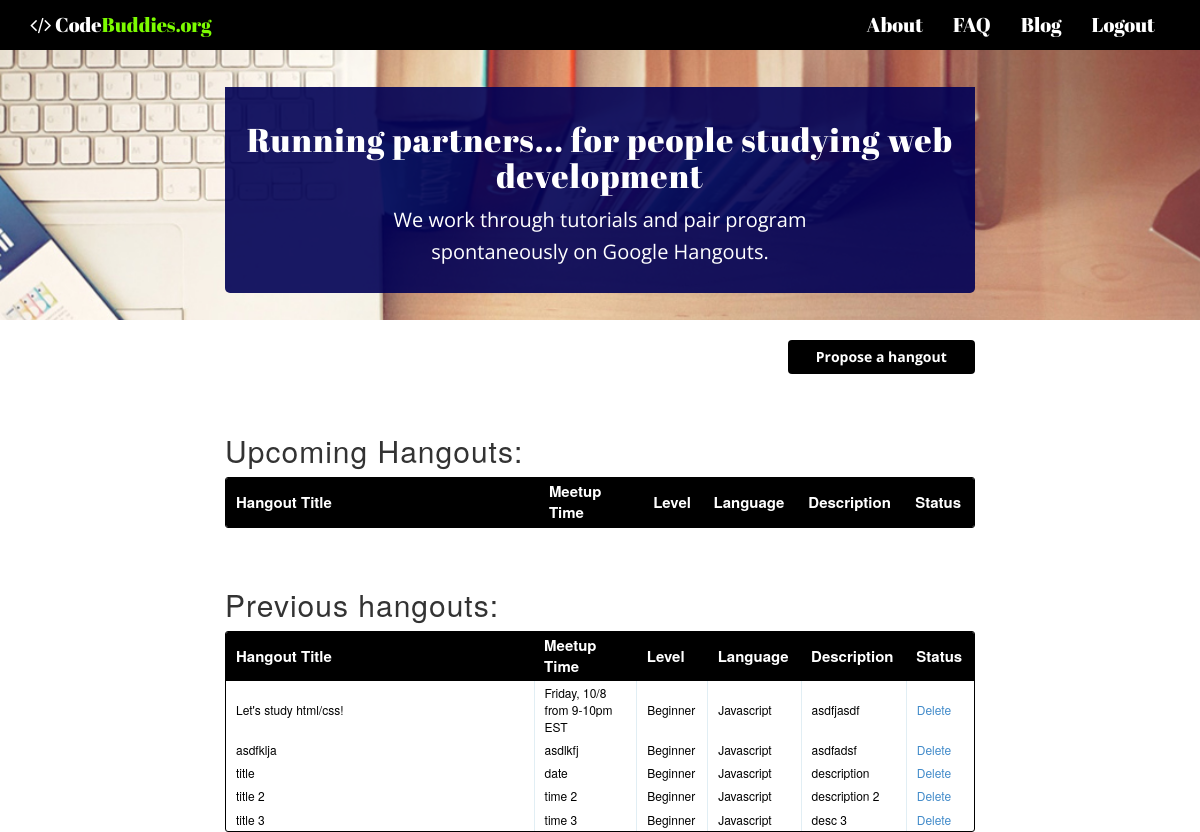
Page /hangout/ (signed in) on the earlier database version.
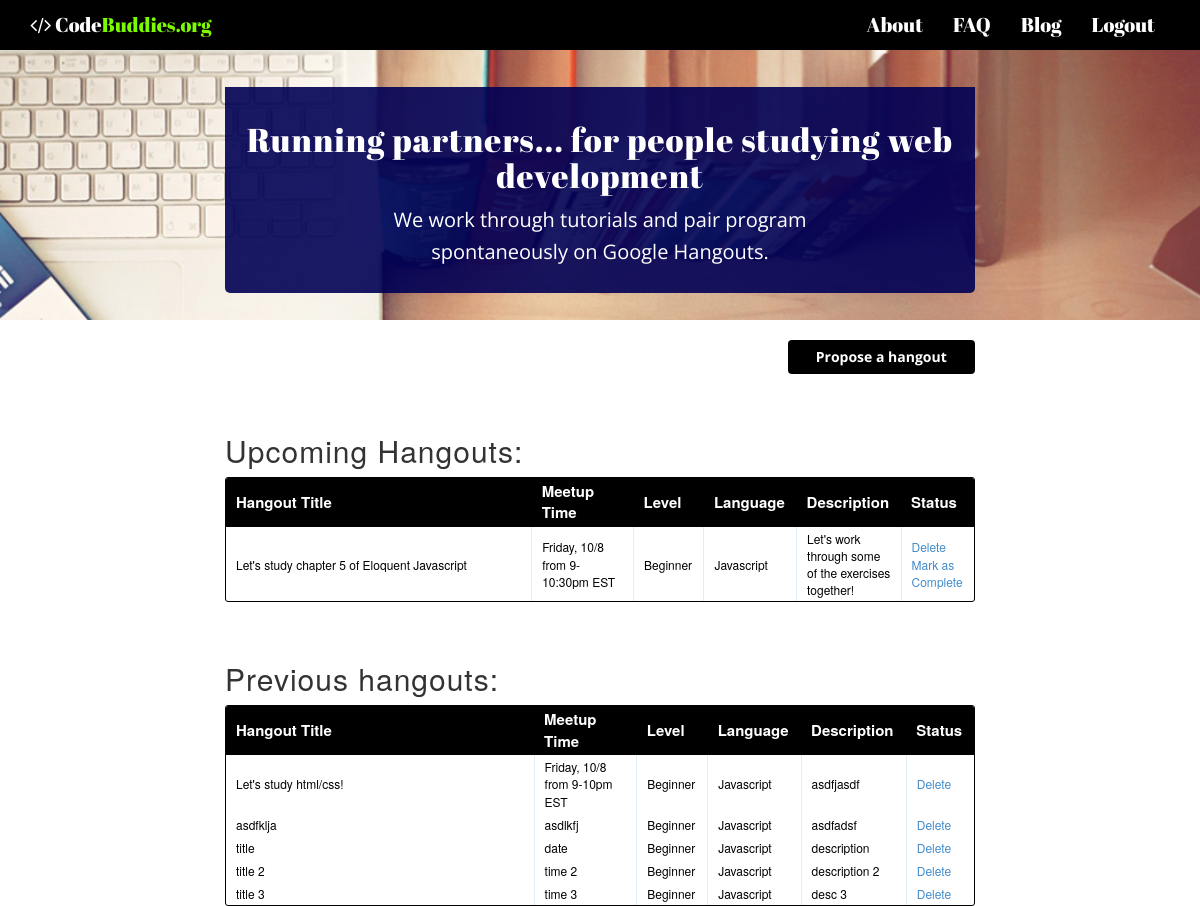
Same page on the later database version.
### tables this page shows
CREATE TABLE hangout( hangout_id INTEGER PRIMARY KEY
		AUTOINCREMENT,
		title TEXT NOT NULL, level TEXT NOT NULL, language TEXT NOT NULL, hangout_date DATE NOT NULL, description TEXT NOT NULL, status INTEGER NOT NULL);

### views.py (the view)
@app.route('/hangout/')
@login_required
def hangout():
	g.db = connect_db()
	cur = g.db.execute(
		'select title, level, language, hangout_date, description, hangout_id from hangout where status=1')
	upcoming_hangouts = [dict(title=row[0], level=row[1],
		language=row[2], hangout_date=row[3], description=row[4], hangout_id=row[5]) for row in cur.fetchall()]
	cur = g.db.execute(
		'select title, hangout_date, level, language, description, hangout_id from hangout where status=0')
	previous_hangouts = [collections.OrderedDict(title=row[0], hangout_date=row[1],
		level=row[2], language=row[3], description=row[4], hangout_id=row[5]) for row in cur.fetchall()]
	g.db.close()
	return render_template(
		'tasks.html',
		form = ProposeNewHangout(request.form),
		open_tasks=upcoming_hangouts,
		closed_tasks=previous_hangouts
	)

### views.py (called while the page is built)
def connect_db():
	return sqlite3.connect(app.config['DATABASE'])

def login_required(test):
	@wraps(test)
	def wrap(*args, **kwargs):
		if 'logged_in' in session:
			return test(*args, **kwargs)
		else:
			flash('You need to login first.')
			return redirect(url_for('login'))
	return wrap

### templates/tasks.html (shortened to what this page needs)
{% extends "template.html" %}
{% block content %}
	<div>
	<a class="btn button propose" data-toggles=".toggleForm">Propose a hangout</a>
<div class="entries">
	<br />
	<br />
<h2>Upcoming Hangouts:</h2>
<div class="datagrid">
	<table>
		<thead>
			<tr>
				<th width="300px"><strong>Hangout Title</strong></th>
				<th width="100px"><strong>Meetup Time</strong></th>
				<th width="50px"><strong>Level</strong></th>
				<th width="50px"><strong>Language</strong></th>
				<th width="50px"><strong>Description</strong></th>
				<th width="50px"><strong>Status</strong></th>
			</tr>
		</thead>
	{% for o in open_tasks %}
	<tr>
		<td width="300px">{{ o.title }} </td>
		<td width="100px">{{ o.hangout_date }}</td>
		<td width="50px">{{ o.level }}</td>
		<td width="50px">{{ o.language }}</td>
		<td width="50px">{{ o.description }}</td>
	<td>
		<a href="{{ url_for('delete_entry', hangout_id = o.hangout_id) }}">Delete</a>
		<a href="{{ url_for('complete', hangout_id = o.hangout_id)}}">Mark as Complete</a>
	</td>
</tr>
{% endfor %}
</table>
</div>
<br >
<br >
</div>
<div class="entries">
	<h2>Previous hangouts:</h2>
	<div class="datagrid">
		<table>
			<thead>
				<tr>
					<th width="300px"><strong>Hangout Title</strong></th>
					<th width="100px"><strong>Meetup Time</strong></th>
					<th width="50px"><strong>Level</strong></th>
					<th width="50px"><strong>Language</strong></th>
					<th width="50px"><strong>Description</strong></th>
					<th width="50px"><strong>Status</strong></th>
				</tr>
			</thead>
		{% for c in closed_tasks %}
		<tr>
			<td width="300px"> {{ c.title }}</td>
				<td width="100px">{{ c.hangout_date }}</td>
		<td width="50px">{{ c.level }}</td>
		<td width="50px">{{ c.language }}</td>
		<td width="50px">{{ c.description }}</td>
		<td>
			<a href="{{ url_for('delete_entry', hangout_id = c.hangout_id) }}">Delete</a>
		</td>
	</tr>
{% endfor %}
</table>
</div>
</div>
</div>
{% endblock %}

### templates/template.html (shortened to what this page needs)
<!DOCTYPE html>
<html>
	<head>
		<link rel="stylesheet" href="{{ url_for('static', filename='css/styles.css') }}">
		<link rel="stylesheet" href="{{ url_for('static', filename='css/bootstrap.min.css') }}">
		 <link href="http://maxcdn.bootstrapcdn.com/font-awesome/4.1.0/css/font-awesome.min.css" rel="stylesheet">
	</head>
	<body id="page-top" data-spy="scroll" data-target=".navbar-custom">
		 <nav class="navbar-fixed-top" role="navigation">
        <div class="container">
            <div class="navbar-header page-scroll">
                <a class="heavy" href="#page-top">
                      <span class="light"><i class="fa fa-code"></i> Code<span class="green">Buddies.org</span></span>
                </a>
            </div>
            <div class="collapse navbar-collapse navbar-right navbar-main-collapse">
                <ul class="nav navbar-nav">
                    <li class="page-scroll">
                        <a href="#about">About</a>
                    </li>
                    <li class="page-scroll">
                        <a href="#faq">FAQ</a>
                    </li>
                    <li class="page-scroll">
                        <a href="http://bit.ly/10HTO4w" target="_blank">Blog</a>
                    </li>
                    <li class="page-scroll">
                    		<a href="/logout">Logout</a>
                    </li>
                </ul>
            </div>
        </div>
    </nav>
     <section class="intro">
        <div class="intro-body">
            <div class="container">
                <div class="row">
                    <div class="col-md-8 col-md-offset-2">
                        <div class="intro-text"><h1>Running partners...
for people studying web development</h1>
                                             <p>We work through tutorials and pair program <br />spontaneously on Google Hangouts.</p>
                        </div>
                    </div>
                </div>
            </div>
        </div>
    </section>
		<div class="container">
			<div class="row">
				<div class="col-md-8 col-md-offset-2">
		{% block content %}
		{% endblock %}
			</div>
			</div>
		</div>
	</body>
</html>

### static/css/styles.css (style rules this page uses)
body { font-family: sans-serif; background: #eee; }
a, h1, h2 { color: #377BA8; }
h1, h2 { font-family: 'Georgia', serif; margin: 0; }
h2 { font-size: 1.5em; }
a.propose { margin-top: 20px; width: 25%; float: right; color: black; font-weight: 700; }
.entries { list-style: none; margin: 0; padding: 0; clear: both; }
.datagrid table { border-collapse: collapse; text-align: left; width: 100%; }
.datagrid { background: #fff; overflow: hidden; border: 1px solid #000000; border-radius: 3px; }
.datagrid table td, .datagrid table th { padding: 3px 10px; }
.datagrid table thead th { background-color: #000000; color: #FFFFFF; font-size: 15px; font-weight: bold; }
.datagrid table thead th:first-child { border: none; }
.datagrid table tbody td { color: #000000; border-left: 1px solid #E1EEF4; font-size: 12px; font-weight: normal; }
.datagrid table tbody td:first-child { border-left: none; }
.datagrid table tbody tr:last-child td { border-bottom: none; }
.button { background-color: #000; display: inline-block; color: #ffffff; font-size: 13px; padding: 3px 12px; margin: 0; text-decoration: none; position: relative; }
body { width: 100%; height: 100%; color: #fff; background-color: #000; }
html { width: 100%; height: 100%; }
.green { color: #7CFC00; }
a.heavy, .navbar-nav>li>a { font-family: 'Abril Fatface', cursive; }
a.btn, ul.nav a { color: white; }
a, a:hover, a:focus { text-decoration: none !important; }
h1, h2, h3, h4, h5, h6 { margin: 0 0 35px; //font-weight: 200 !important; letter-spacing: 1px; font-family: 'open sans'; }
.intro-text h1 { font-size: 33px; font-family: 'open sans'; }
.navbar a, .intro-text h1 { font-family: 'Abril Fatface', cursive; }
ol, ul { font-size: 20px; font-family: 'open sans'; }
p { margin: 0 0 25px; font-size: 18px; line-height: 1.5; font-family: 'open sans'; }
a { color: #28c3ab; -webkit-transition: all .2s ease-in-out; -moz-transition: all .2s ease-in-out; transition: all .2s ease-in-out; }
.light { font-weight: 400; }
.heavy { font-weight: 700; }
.intro-text { font-size: 18px; margin-top: 60px; }
.navbar-header a { position: relative; top: 10px; color: white; }
.btn { font-weight: 400; -webkit-transition: all .3s ease-in-out; -moz-transition: all .3s ease-in-out; transition: all .3s ease-in-out; }
td { font-size: 20px; }
.intro { display: table; width: 100%; height: 100px; padding: 10px 0; text-align: center; color: white; background-color: #222; background: url(../images/books2.jpg) no-repeat center center fixed; -webkit-background-size: cover; -moz-background-size: cover; background-size: cover; -o-background-size: cover; }
.intro-text { border-bottom-right-radius: 5px; border-bottom-left-radius: 5px; padding: 15px; background: rgba(0,1,85, 0.9); //background: rgba(255,153,0, 0.9); }
.intro-text p { color: white; }
.intro-text p, .btn, input#email, .intro-text ul li { font-family: 'open sans'; }
.intro-body { display: table-cell; vertical-align: middle; height: 200px; }
.navbar-fixed-top { color: white; background: black; font-size: 20px; }
@media (min-width:767px) { p { margin: 0 0 35px; font-size: 20px; line-height: 1.6; } }
@media (min-width:767px) { .intro { height: 40%; padding: 0; } }
@media (min-width:767px) { .intro-text { font-size: 25px; } }

Differences in the rows shown:
added hangout: title "Let's study chapter 5 of Eloquent Javascript", hangout_date "Friday, 10/8 from 9-10:30pm EST", level "Beginner", language "Javascript", description "Let's work through some of the exercises together!", shown under "Upcoming Hangouts:"
